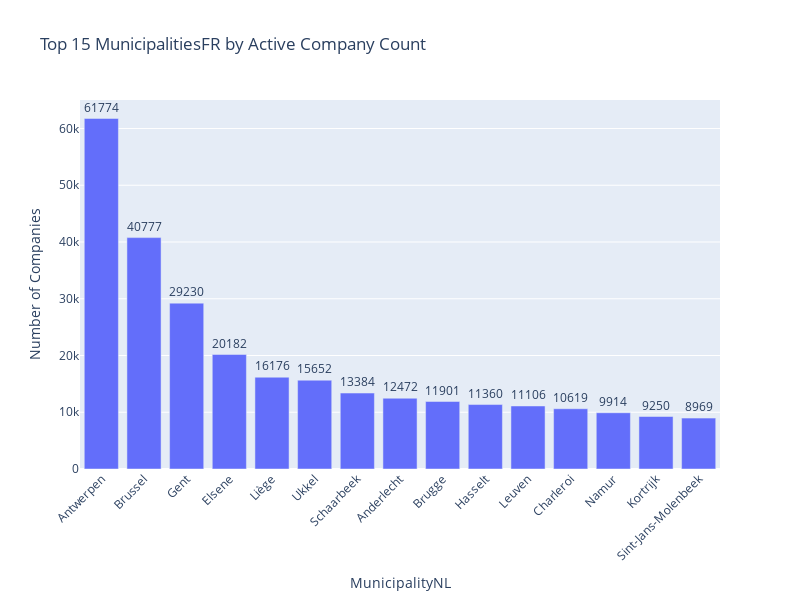

Notebook code cell kept with this figure:
### Markdown cell above
Calculate average company age by sector (NACE codes)

### Code cell
import plotly.express as px

# Step 1: Selecting and sorting top 15 municipalities by count
top15_df = status_df[['MunicipalityNL', 'Active_companies_count_NL']].sort_values(
    by='Active_companies_count_NL', ascending=False
).head(15)

# Step 2: Create the Plotly bar chart
fig = px.bar(
    top15_df,
    x='MunicipalityNL',
    y='Active_companies_count_NL',
    title='Top 15 MunicipalitiesFR by Active Company Count',
    labels={'MunicipalityFR': 'City', 'Active_companies_count_NL': 'Number of Companies'},
    text='Active_companies_count_NL'
)

# Step 3: Customizing layout
fig.update_layout(xaxis_tickangle=-45,
                    width = 800,
                    height = 600
                )
fig.update_traces(textposition='outside')

# Step 4: Showing the plot
fig.show()

### Figure 1 — Plotly figure (JSON) as saved in the notebook; plotly's stock layout.template omitted (floating-point values rounded to 4 significant figures)
{"data": [{"hovertemplate": "MunicipalityNL=%{x}<br>Number of Companies=%{text}<extra></extra>", "legendgroup": "", "marker": {"color": "#636efa", "pattern": {"shape": ""}}, "name": "", "orientation": "v", "showlegend": false, "text": [61770.0, 40780.0, 29230.0, 20180.0, 16180.0, 15650.0, 13380.0, 12470.0, 11900.0, 11360.0, 11110.0, 10620.0, 9914.0, 9250.0, 8969.0], "textposition": "outside", "type": "bar", "x": ["Antwerpen", "Brussel", "Gent", "Elsene", "Liège", "Ukkel", "Schaarbeek", "Anderlecht", "Brugge", "Hasselt", "Leuven", "Charleroi", "Namur", "Kortrijk", "Sint-Jans-Molenbeek"], "xaxis": "x", "y": [61774, 40777, 29230, 20182, 16176, 15652, 13384, 12472, 11901, 11360, 11106, 10619, 9914, 9250, 8969], "yaxis": "y"}], "layout": {"barmode": "relative", "height": 600, "legend": {"tracegroupgap": 0}, "title": {"text": "Top 15 MunicipalitiesFR by Active Company Count"}, "width": 800, "xaxis": {"anchor": "y", "domain": [0, 1], "tickangle": -45, "title": {"text": "MunicipalityNL"}}, "yaxis": {"anchor": "x", "domain": [0, 1], "title": {"text": "Number of Companies"}}}}
